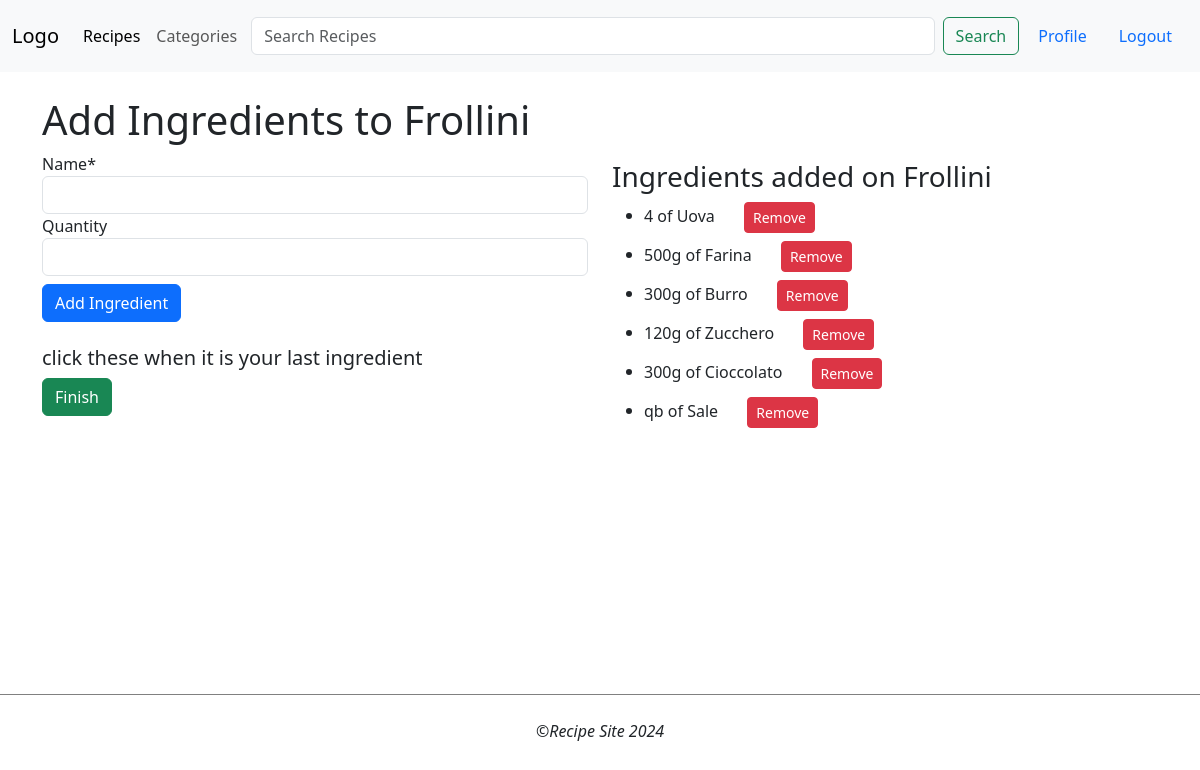
Page /recipes/create/ingredients/10 (signed in) on the committed database.
### recipes/models.py (models this page shows, shortened)
class Recipe(models.Model):
    DIFFICULTY_LEVELS = [
        (1, 'Very Easy'),
        (2, 'Easy'),
        (3, 'Medium'),
        (4, 'Hard'),
        (5, 'Very Hard'),
    ]
    image = models.ImageField(default='default.jpg', upload_to='recipesPics')
    title = models.CharField(max_length=100)
    description = models.TextField()
    content = models.TextField()
    date_posted = models.DateTimeField(default=timezone.now)
    author = models.ForeignKey(User, on_delete=models.CASCADE)
    difficulty = models.IntegerField(choices=DIFFICULTY_LEVELS, default=3)
    portions = models.IntegerField()
    cooking_time = models.IntegerField()
    ingredients = models.ManyToManyField(Ingredient, related_name='recipes')
    slug = models.SlugField(max_length=100, unique=True, blank=True)
    category = ManyToManyField(Category)
    likes = models.ManyToManyField(User, related_name='likes', blank=True)

class Ingredient(models.Model):
    recipe = models.ForeignKey('Recipe', on_delete=models.CASCADE, null=True)
    name = models.CharField(max_length=250)
    quantity = models.CharField(max_length=250, blank=True, null=True)
    class Meta:
        app_label = 'recipes'

### recipes/views.py (the view, shortened to what this page needs)
# urls.py: path('recipes/create/ingredients/<int:pk>', CreateIngredientView.as_view(), name='recipesCreateIngredient'),
class CreateIngredientView(LoginRequiredMixin, CreateView):
    model = Ingredient
    form_class = IngredientForm
    template_name = 'recipes/addIngredients.html'
    def dispatch(self, *args, **kwargs):  # per ulteriore controllo  verifica se esiste una ricetta con il pk fornito
        self.recipe = get_object_or_404(Recipe, pk=self.kwargs['pk'])
        if self.recipe.author != self.request.user:
            messages.error(self.request, 'You do not have permission to add ingredients.')
            return redirect('home')  # Redirect to some error page or login page
        return super().dispatch(*args, **kwargs)
    def get_context_data(self, **kwargs):  # Passa la ricetta al contesto del template in modo che possa essere
        context = super().get_context_data(**kwargs)
        context['recipe'] = self.recipe
        context['ingredients'] = Ingredient.objects.filter(recipe=self.recipe)
        return context

### recipes/forms.py
class IngredientForm(forms.ModelForm):
    class Meta:
        model = Ingredient
        fields = ['name', 'quantity']

### templates/recipes/addIngredients.html (shortened to what this page needs)
{% extends 'recipes/base.html' %}
{% load static %}
{% load crispy_forms_filters %}
{% load crispy_forms_tags %}
{% block content %}
<h1>Add Ingredients to {{ recipe.title }}</h1>
    <div class="row">
        <div class="col-6 formPlace">
            <form action="{% url 'recipesCreateIngredient' pk=recipe.pk %}" method="post">
                {{ form|crispy }}
                <button class="mt-2 btn btn-primary" type="submit">Add Ingredient</button>
                <div class="mt-4">
                    <h5> click these when it is your last ingredient</h5>
                    <button class=" btn btn-success" type="submit" name="finish">Finish</button>
                </div>
            </form>
        </div>
    <div class="col-6 mt-2 ingredientsContainer">
        <h3>Ingredients added on {{ recipe.title }}</h3>
        <ul>
            {% for ingredient in ingredients %}
            	<li class="mt-2">
                    {{ ingredient.quantity }} of {{ ingredient.name }} <a class="btn btn-danger btn-sm" style="margin-left: 25px" href={% url 'recipesDeleteIngredient' pk=ingredient.pk %}> Remove </a>
                </li>
            {% endfor %}
        </ul>
    </div>
    </div>
{% endblock content %}

### recipes/static/style.css (style rules this page uses)
a { text-decoration: none; color: black; }

### rows in the picture
Recipe: title "Frollini"
Ingredient: quantity "4", name "Uova"
Ingredient: quantity "500g", name "Farina"
Ingredient: quantity "300g", name "Burro"
Ingredient: quantity "120g", name "Zucchero"
Ingredient: quantity "300g", name "Cioccolato"
Ingredient: quantity "qb", name "Sale"
